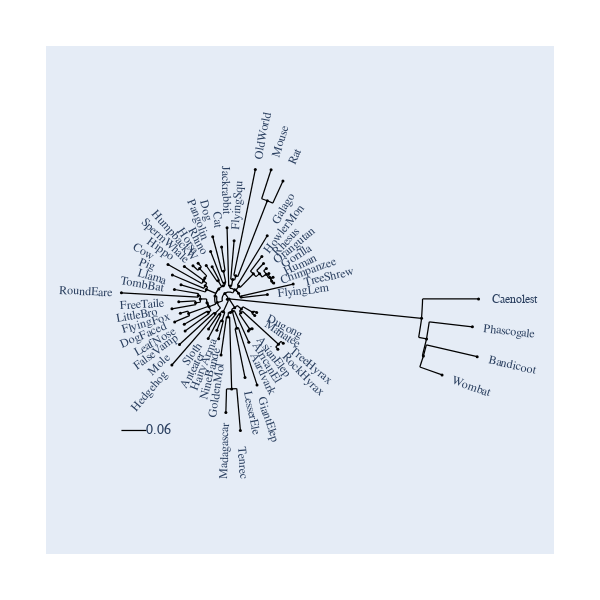

The cell this chart's notebook holds for it:
### Markdown cell above
# Display a Phylogenetic Tree with a Circular Dendrogram Style

### Code cell
from cogent3.app import io

reader = io.load_json()

ens_tree = reader("../data/GN-tree.json")
fig = ens_tree.get_figure("circular", width=600, height=600)
fig.show()

### Figure 1 — Plotly figure (JSON) as saved in the notebook; plotly's stock layout.template omitted (floating-point values rounded to 4 significant figures; data arrays with more than 128 entries replaced by an {"elided": "..."} marker saying what was removed)
{"data": [{"line": {"color": "black", "shape": "spline", "smoothing": 1.3, "width": 1.25}, "mode": "lines", "showlegend": false, "type": "scatter", "x": {"elided": "856 float values"}, "y": {"elided": "856 float values"}}, {"hoverinfo": "text", "marker": {"color": "black", "size": 3, "symbol": "circle"}, "mode": "markers", "showlegend": false, "text": ["root", "edge.37", "edge.33", "edge.32", "edge.27", "edge.20", "FlyingLem", "TreeShrew", "edge.26", "edge.25", "edge.24", "edge.23", "edge.22", "edge.21", "Chimpanzee", "Human", "Gorilla", "Orangutan", "Rhesus", "HowlerMon", "Galago", "edge.31", "edge.30", "edge.29", "edge.28", "Rat", "Mouse", "OldWorld", "FlyingSqu", "Jackrabbit", "edge.19", "edge.17", "edge.16", "edge.10", "edge.9", "edge.8", "Cat", "Dog", "Pangolin", "edge.7", "Rhino", "Horse", "edge.15", "edge.14", "edge.13", "edge.12", "edge.11", "HumpbackW", "SpermWhale", "Hippo", "Cow", "Pig", "Llama", "edge.6", "edge.4", "edge.3", "edge.2", "TombBat", "RoundEare", "edge.1", "FreeTaile", "LittleBro", "edge.0", "FlyingFox", "DogFaced", "edge.5", "LeafNose", "FalseVamp", "edge.18", "Mole", "Hedgehog", "edge.36", "edge.35", "Sloth", "Anteater", "edge.34", "HairyArma", "NineBande", "edge.48", "edge.47", "edge.46", "edge.44", "GoldenMol", "edge.43", "Madagascar", "Tenrec", "edge.45", "LesserEle", "GiantElep", "Aardvark", "edge.42", "edge.41", "edge.39", "AfricanEl", "AsianElep", "edge.40", "RockHyrax", "TreeHyrax", "edge.38", "Manatee", "Dugong", "edge.51", "edge.50", "edge.49", "Wombat", "Bandicoot", "Phascogale", "Caenolest"], "type": "scatter", "x": [0, -0.003923, -0.009618, 0.01275, 0.02144, 0.02718, 0.08661, 0.145, 0.02219, 0.05491, 0.06899, 0.08426, 0.09232, 0.09615, 0.101, 0.09941, 0.0899, 0.08427, 0.07784, 0.0741, 0.08618, 0.002303, 0.00824, 0.01534, 0.08646, 0.1218, 0.09496, 0.05931, 0.01132, -0.004596, -0.02678, -0.03182, -0.02317, -0.01307, -0.01065, -0.01275, -0.01686, -0.03698, -0.04174, -0.02474, -0.03832, -0.05171, -0.05146, -0.05407, -0.05792, -0.05489, -0.06673, -0.07, -0.08165, -0.1011, -0.1381, -0.1283, -0.1087, -0.04534, -0.05009, -0.06527, -0.06962, -0.1236, -0.2434, -0.07585, -0.1138, -0.1292, -0.09146, -0.1102, -0.123, -0.04695, -0.1013, -0.09944, -0.03173, -0.1121, -0.1294, -0.01315, -0.02098, -0.04638, -0.04717, -0.01607, -0.02761, -0.02366, 0.01276, 0.007457, 0.003059, -0.002348, -0.0182, 0.005811, -0.007334, 0.02554, 0.01735, 0.036, 0.06317, 0.04462, 0.02784, 0.02684, 0.04671, 0.04363, 0.05212, 0.1116, 0.1103, 0.1225, 0.05362, 0.05807, 0.06246, 0.4352, 0.4465, 0.4394, 0.4816, 0.561, 0.5502, 0.5641], "y": [0, -0.0004528, 0.01244, 0.02066, 0.01296, 0.004704, 0.009937, 0.03371, 0.02888, 0.0569, 0.05724, 0.05586, 0.04871, 0.04063, 0.03603, 0.04887, 0.05777, 0.0689, 0.08009, 0.09609, 0.1429, 0.02926, 0.04387, 0.05223, 0.2221, 0.2667, 0.2923, 0.2927, 0.1318, 0.1609, -0.008241, 0.006536, 0.02276, 0.02974, 0.03628, 0.06293, 0.1173, 0.1407, 0.1072, 0.04102, 0.07263, 0.07562, 0.02153, 0.03003, 0.04083, 0.04757, 0.06866, 0.08079, 0.07494, 0.07348, 0.07801, 0.0542, 0.03192, -0.01765, -0.008668, 7.993e-18, 0.007989, 0.02138, 0.01392, -0.008703, -0.006507, -0.02236, -0.03263, -0.03236, -0.05196, -0.03017, -0.05723, -0.07225, -0.03265, -0.1029, -0.1493, -0.02879, -0.03479, -0.06783, -0.08939, -0.04945, -0.07092, -0.09, -0.01971, -0.02757, -0.0305, -0.04105, -0.1266, -0.2034, -0.2567, -0.2974, -0.06602, -0.1777, -0.1944, -0.09769, -0.02276, -0.03097, -0.06832, -0.07236, -0.06759, -0.1024, -0.1135, -0.1002, -0.03028, -0.03732, -0.03071, -0.04365, -0.09047, -0.129, -0.1718, -0.1305, -0.06313, -1.382e-16]}], "layout": {"annotations": [{"font": {"family": "Inconsolata, monospace", "size": 12}, "showarrow": false, "text": "FlyingLem ", "textangle": -6.545, "x": 0.1707, "xanchor": "center", "xref": "x", "y": 0.01958, "yanchor": "middle", "yref": "y"}, {"font": {"family": "Inconsolata, monospace", "size": 12}, "showarrow": false, "text": "TreeShrew ", "textangle": -13.09, "x": 0.2274, "xanchor": "center", "xref": "x", "y": 0.05288, "yanchor": "middle", "yref": "y"}, {"font": {"family": "Inconsolata, monospace", "size": 12}, "showarrow": false, "text": "Chimpanzee", "textangle": -19.64, "x": 0.1807, "xanchor": "center", "xref": "x", "y": 0.06447, "yanchor": "middle", "yref": "y"}, {"font": {"family": "Inconsolata, monospace", "size": 12}, "showarrow": false, "text": "Human     ", "textangle": -26.18, "x": 0.1753, "xanchor": "center", "xref": "x", "y": 0.08621, "yanchor": "middle", "yref": "y"}, {"font": {"family": "Inconsolata, monospace", "size": 12}, "showarrow": false, "text": "Gorilla   ", "textangle": -32.73, "x": 0.1611, "xanchor": "center", "xref": "x", "y": 0.1035, "yanchor": "middle", "yref": "y"}, {"font": {"family": "Inconsolata, monospace", "size": 12}, "showarrow": false, "text": "Orangutan ", "textangle": -39.27, "x": 0.1498, "xanchor": "center", "xref": "x", "y": 0.1225, "yanchor": "middle", "yref": "y"}, {"font": {"family": "Inconsolata, monospace", "size": 12}, "showarrow": false, "text": "Rhesus    ", "textangle": -45.82, "x": 0.1368, "xanchor": "center", "xref": "x", "y": 0.1408, "yanchor": "middle", "yref": "y"}, {"font": {"family": "Inconsolata, monospace", "size": 12}, "showarrow": false, "text": "HowlerMon ", "textangle": -52.36, "x": 0.1258, "xanchor": "center", "xref": "x", "y": 0.1631, "yanchor": "middle", "yref": "y"}, {"font": {"family": "Inconsolata, monospace", "size": 12}, "showarrow": false, "text": "Galago    ", "textangle": -58.91, "x": 0.1299, "xanchor": "center", "xref": "x", "y": 0.2154, "yanchor": "middle", "yref": "y"}, {"font": {"family": "Inconsolata, monospace", "size": 12}, "showarrow": false, "text": "Rat       ", "textangle": -65.45, "x": 0.157, "xanchor": "center", "xref": "x", "y": 0.3437, "yanchor": "middle", "yref": "y"}, {"font": {"family": "Inconsolata, monospace", "size": 12}, "showarrow": false, "text": "Mouse     ", "textangle": -72, "x": 0.1211, "xanchor": "center", "xref": "x", "y": 0.3727, "yanchor": "middle", "yref": "y"}, {"font": {"family": "Inconsolata, monospace", "size": 12}, "showarrow": false, "text": "OldWorld  ", "textangle": -78.55, "x": 0.07611, "xanchor": "center", "xref": "x", "y": 0.3756, "yanchor": "middle", "yref": "y"}, {"font": {"family": "Inconsolata, monospace", "size": 12}, "showarrow": false, "text": "FlyingSqu ", "textangle": -85.09, "x": 0.01856, "xanchor": "center", "xref": "x", "y": 0.2161, "yanchor": "middle", "yref": "y"}, {"font": {"family": "Inconsolata, monospace", "size": 12}, "showarrow": false, "text": "Jackrabbit", "textangle": 88.36, "x": -0.007012, "xanchor": "center", "xref": "x", "y": 0.2455, "yanchor": "middle", "yref": "y"}, {"font": {"family": "Inconsolata, monospace", "size": 12}, "showarrow": false, "text": "       Cat", "textangle": 81.82, "x": -0.0289, "xanchor": "center", "xref": "x", "y": 0.201, "yanchor": "middle", "yref": "y"}, {"font": {"family": "Inconsolata, monospace", "size": 12}, "showarrow": false, "text": "       Dog", "textangle": 75.27, "x": -0.05849, "xanchor": "center", "xref": "x", "y": 0.2225, "yanchor": "middle", "yref": "y"}, {"font": {"family": "Inconsolata, monospace", "size": 12}, "showarrow": false, "text": "  Pangolin", "textangle": 68.73, "x": -0.07244, "xanchor": "center", "xref": "x", "y": 0.1861, "yanchor": "middle", "yref": "y"}, {"font": {"family": "Inconsolata, monospace", "size": 12}, "showarrow": false, "text": "     Rhino", "textangle": 62.18, "x": -0.07781, "xanchor": "center", "xref": "x", "y": 0.1475, "yanchor": "middle", "yref": "y"}, {"font": {"family": "Inconsolata, monospace", "size": 12}, "showarrow": false, "text": "     Horse", "textangle": 55.64, "x": -0.09947, "xanchor": "center", "xref": "x", "y": 0.1455, "yanchor": "middle", "yref": "y"}, {"font": {"family": "Inconsolata, monospace", "size": 12}, "showarrow": false, "text": " HumpbackW", "textangle": 49.09, "x": -0.1254, "xanchor": "center", "xref": "x", "y": 0.1447, "yanchor": "middle", "yref": "y"}, {"font": {"family": "Inconsolata, monospace", "size": 12}, "showarrow": false, "text": "SpermWhale", "textangle": 42.55, "x": -0.144, "xanchor": "center", "xref": "x", "y": 0.1322, "yanchor": "middle", "yref": "y"}, {"font": {"family": "Inconsolata, monospace", "size": 12}, "showarrow": false, "text": "     Hippo", "textangle": 36, "x": -0.1696, "xanchor": "center", "xref": "x", "y": 0.1232, "yanchor": "middle", "yref": "y"}, {"font": {"family": "Inconsolata, monospace", "size": 12}, "showarrow": false, "text": "       Cow", "textangle": 29.45, "x": -0.2118, "xanchor": "center", "xref": "x", "y": 0.1196, "yanchor": "middle", "yref": "y"}, {"font": {"family": "Inconsolata, monospace", "size": 12}, "showarrow": false, "text": "       Pig", "textangle": 22.91, "x": -0.2062, "xanchor": "center", "xref": "x", "y": 0.08714, "yanchor": "middle", "yref": "y"}, {"font": {"family": "Inconsolata, monospace", "size": 12}, "showarrow": false, "text": "     Llama", "textangle": 16.36, "x": -0.1899, "xanchor": "center", "xref": "x", "y": 0.05576, "yanchor": "middle", "yref": "y"}, {"font": {"family": "Inconsolata, monospace", "size": 12}, "showarrow": false, "text": "   TombBat", "textangle": 9.818, "x": -0.2069, "xanchor": "center", "xref": "x", "y": 0.03581, "yanchor": "middle", "yref": "y"}, {"font": {"family": "Inconsolata, monospace", "size": 12}, "showarrow": false, "text": " RoundEare", "textangle": 3.273, "x": -0.3279, "xanchor": "center", "xref": "x", "y": 0.01875, "yanchor": "middle", "yref": "y"}, {"font": {"family": "Inconsolata, monospace", "size": 12}, "showarrow": false, "text": " FreeTaile", "textangle": -3.273, "x": -0.1983, "xanchor": "center", "xref": "x", "y": -0.01134, "yanchor": "middle", "yref": "y"}, {"font": {"family": "Inconsolata, monospace", "size": 12}, "showarrow": false, "text": " LittleBro", "textangle": -9.818, "x": -0.2126, "xanchor": "center", "xref": "x", "y": -0.03679, "yanchor": "middle", "yref": "y"}, {"font": {"family": "Inconsolata, monospace", "size": 12}, "showarrow": false, "text": " FlyingFox", "textangle": -16.36, "x": -0.1914, "xanchor": "center", "xref": "x", "y": -0.0562, "yanchor": "middle", "yref": "y"}, {"font": {"family": "Inconsolata, monospace", "size": 12}, "showarrow": false, "text": "  DogFaced", "textangle": -22.91, "x": -0.2009, "xanchor": "center", "xref": "x", "y": -0.0849, "yanchor": "middle", "yref": "y"}, {"font": {"family": "Inconsolata, monospace", "size": 12}, "showarrow": false, "text": "  LeafNose", "textangle": -29.45, "x": -0.175, "xanchor": "center", "xref": "x", "y": -0.09883, "yanchor": "middle", "yref": "y"}, {"font": {"family": "Inconsolata, monospace", "size": 12}, "showarrow": false, "text": " FalseVamp", "textangle": -36, "x": -0.1679, "xanchor": "center", "xref": "x", "y": -0.122, "yanchor": "middle", "yref": "y"}, {"font": {"family": "Inconsolata, monospace", "size": 12}, "showarrow": false, "text": "      Mole", "textangle": -42.55, "x": -0.1745, "xanchor": "center", "xref": "x", "y": -0.1601, "yanchor": "middle", "yref": "y"}, {"font": {"family": "Inconsolata, monospace", "size": 12}, "showarrow": false, "text": "  Hedgehog", "textangle": -49.09, "x": -0.1848, "xanchor": "center", "xref": "x", "y": -0.2133, "yanchor": "middle", "yref": "y"}, {"font": {"family": "Inconsolata, monospace", "size": 12}, "showarrow": false, "text": "     Sloth", "textangle": -55.64, "x": -0.09414, "xanchor": "center", "xref": "x", "y": -0.1377, "yanchor": "middle", "yref": "y"}, {"font": {"family": "Inconsolata, monospace", "size": 12}, "showarrow": false, "text": "  Anteater", "textangle": -62.18, "x": -0.08666, "xanchor": "center", "xref": "x", "y": -0.1642, "yanchor": "middle", "yref": "y"}, {"font": {"family": "Inconsolata, monospace", "size": 12}, "showarrow": false, "text": " HairyArma", "textangle": -68.73, "x": -0.05831, "xanchor": "center", "xref": "x", "y": -0.1498, "yanchor": "middle", "yref": "y"}, {"font": {"family": "Inconsolata, monospace", "size": 12}, "showarrow": false, "text": " NineBande", "textangle": -75.27, "x": -0.04517, "xanchor": "center", "xref": "x", "y": -0.1718, "yanchor": "middle", "yref": "y"}, {"font": {"family": "Inconsolata, monospace", "size": 12}, "showarrow": false, "text": " GoldenMol", "textangle": -81.82, "x": -0.03024, "xanchor": "center", "xref": "x", "y": -0.2103, "yanchor": "middle", "yref": "y"}, {"font": {"family": "Inconsolata, monospace", "size": 12}, "showarrow": false, "text": "Madagascar", "textangle": -88.36, "x": -0.00975, "xanchor": "center", "xref": "x", "y": -0.3413, "yanchor": "middle", "yref": "y"}, {"font": {"family": "Inconsolata, monospace", "size": 12}, "showarrow": false, "text": "Tenrec    ", "textangle": 85.09, "x": 0.03279, "xanchor": "center", "xref": "x", "y": -0.3817, "yanchor": "middle", "yref": "y"}, {"font": {"family": "Inconsolata, monospace", "size": 12}, "showarrow": false, "text": "LesserEle ", "textangle": 78.55, "x": 0.05281, "xanchor": "center", "xref": "x", "y": -0.2606, "yanchor": "middle", "yref": "y"}, {"font": {"family": "Inconsolata, monospace", "size": 12}, "showarrow": false, "text": "GiantElep ", "textangle": 72, "x": 0.08931, "xanchor": "center", "xref": "x", "y": -0.2749, "yanchor": "middle", "yref": "y"}, {"font": {"family": "Inconsolata, monospace", "size": 12}, "showarrow": false, "text": "Aardvark  ", "textangle": 65.45, "x": 0.07977, "xanchor": "center", "xref": "x", "y": -0.1747, "yanchor": "middle", "yref": "y"}, {"font": {"family": "Inconsolata, monospace", "size": 12}, "showarrow": false, "text": "AfricanEl ", "textangle": 58.91, "x": 0.08733, "xanchor": "center", "xref": "x", "y": -0.1448, "yanchor": "middle", "yref": "y"}, {"font": {"family": "Inconsolata, monospace", "size": 12}, "showarrow": false, "text": "AsianElep ", "textangle": 52.36, "x": 0.1038, "xanchor": "center", "xref": "x", "y": -0.1346, "yanchor": "middle", "yref": "y"}, {"font": {"family": "Inconsolata, monospace", "size": 12}, "showarrow": false, "text": "RockHyrax ", "textangle": 45.82, "x": 0.1693, "xanchor": "center", "xref": "x", "y": -0.1742, "yanchor": "middle", "yref": "y"}, {"font": {"family": "Inconsolata, monospace", "size": 12}, "showarrow": false, "text": "TreeHyrax ", "textangle": 39.27, "x": 0.188, "xanchor": "center", "xref": "x", "y": -0.1538, "yanchor": "middle", "yref": "y"}, {"font": {"family": "Inconsolata, monospace", "size": 12}, "showarrow": false, "text": "Manatee   ", "textangle": 32.73, "x": 0.1293, "xanchor": "center", "xref": "x", "y": -0.08307, "yanchor": "middle", "yref": "y"}, {"font": {"family": "Inconsolata, monospace", "size": 12}, "showarrow": false, "text": "Dugong    ", "textangle": 26.18, "x": 0.1384, "xanchor": "center", "xref": "x", "y": -0.06804, "yanchor": "middle", "yref": "y"}, {"font": {"family": "Inconsolata, monospace", "size": 12}, "showarrow": false, "text": "Wombat    ", "textangle": 19.64, "x": 0.5613, "xanchor": "center", "xref": "x", "y": -0.2003, "yanchor": "middle", "yref": "y"}, {"font": {"family": "Inconsolata, monospace", "size": 12}, "showarrow": false, "text": "Bandicoot ", "textangle": 13.09, "x": 0.6434, "xanchor": "center", "xref": "x", "y": -0.1496, "yanchor": "middle", "yref": "y"}, {"font": {"family": "Inconsolata, monospace", "size": 12}, "showarrow": false, "text": "Phascogale", "textangle": 6.545, "x": 0.6342, "xanchor": "center", "xref": "x", "y": -0.07277, "yanchor": "middle", "yref": "y"}, {"font": {"family": "Inconsolata, monospace", "size": 12}, "showarrow": false, "text": "Caenolest ", "textangle": 0, "x": 0.6487, "xanchor": "center", "xref": "x", "y": -1.589e-16, "yanchor": "middle", "yref": "y"}, {"ax": 0, "ay": 0, "showarrow": false, "text": "0.06", "x": -0.1588, "xref": "x", "y": -0.2974, "yref": "y"}], "autosize": true, "font": {"family": "Balto", "size": 14}, "height": 600, "hovermode": "closest", "margin": {"b": 50, "l": 50, "pad": 4, "r": 50, "t": 50}, "shapes": [{"line": {"color": "black", "width": 1.25}, "type": "line", "x0": -0.2434, "x1": -0.187, "y0": -0.2974, "y1": -0.2974}], "showlegend": false, "width": 600, "xaxis": {"range": [-0.405, 0.7256], "type": "linear", "visible": false}, "yaxis": {"range": [-0.5677, 0.5629], "type": "linear", "visible": false}}}
